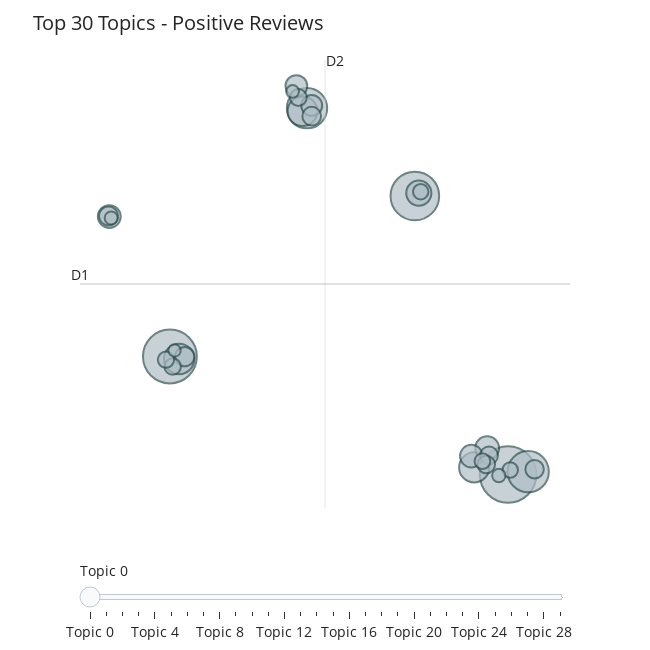
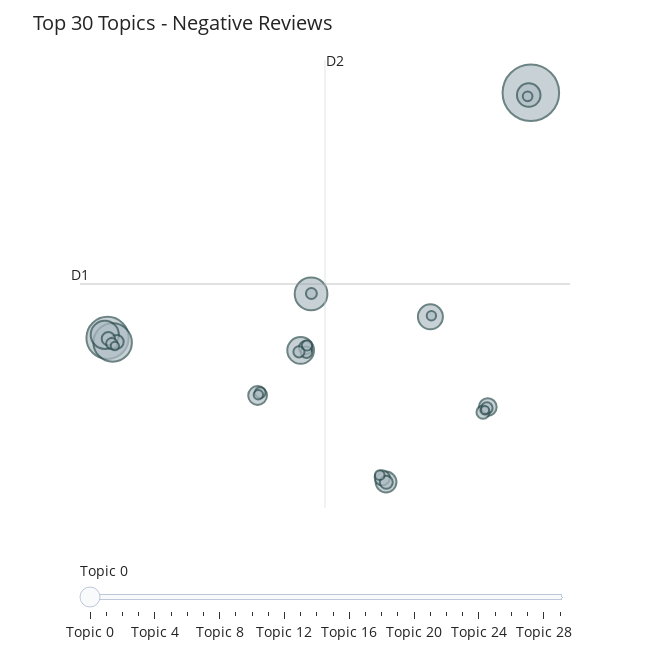

The notebook cell saved with these charts, in order:
### Markdown cell above
## Visualisation of Top 30 Topics

### Code cell
from bertopic import BERTopic
import matplotlib.pyplot as plt

# Function to visualize top N topics
def visualize_limited_topics(topic_model, num_topics=30, title="Intertopic Distance Map"):
    # Generate intertopic distance map limited to `top_n_topics`
    fig = topic_model.visualize_topics(top_n_topics=num_topics)
    fig.update_layout(
        title=title,
        font=dict(size=14),
        showlegend=False,
        xaxis_title="Dimension 1 (D1)",
        yaxis_title="Dimension 2 (D2)"
    )
    # Save the visualization to a file
    fig.write_image(f"{title.replace(' ', '_').lower()}.png")  # Save as PNG for clarity in reports
    fig.show()

# Generate and visualize for Positive Reviews
print("Generating Intertopic Distance Map for Positive Reviews...")
visualize_limited_topics(positive_topic_model, num_topics=30, title="Top 30 Topics - Positive Reviews")

# Generate and visualize for Negative Reviews
print("Generating Intertopic Distance Map for Negative Reviews...")
visualize_limited_topics(negative_topic_model, num_topics=30, title="Top 30 Topics - Negative Reviews")

### Figure 1 — Plotly figure (JSON) as saved in the notebook; plotly's stock layout.template omitted (floating-point values rounded to 4 significant figures)
{"data": [{"customdata": [[0, "food | singapore | airline | good | service", 374], [1, "food | good | crew | service | staff", 339], [2, "airline | singapore | service | always | fly", 276], [3, "sydney | singapore | brisbane | melbourne | flight", 199], [4, "service | staff | check | great | crew", 190], [5, "movie | film | good | great | food", 108], [6, "class | business | singapore | lounge | airline", 106], [7, "sq | always | flying | experience | service", 103], [8, "airline | singapore | year | best | flight", 74], [9, "kid | child | baby | old | infant", 66], [10, "economy | premium | seat | extra | room", 61], [11, "passenger | seat | class | business | cabin", 60], [12, "earphone | seat | good | plane | flight", 55], [13, "sia | always | flight | service | need", 51], [14, "best | world | airline | food | service", 44], [15, "leg | room | seat | comfortable | singapore", 42], [16, "seat | comfortable | staff | legroom | room", 41], [17, "manchester | houston | uk | singapore | flight", 40], [18, "wheelchair | special | cake | birthday | husband", 37], [19, "flight | meal | singapore | plane | always", 36], [20, "mom | crew | wheelchair | served | board", 33], [21, "seat | good | comfortable | food | great", 32], [22, "toilet | clean | cleaned | friendly | throughout", 31], [23, "toothbrush | toothpaste | sock | towel | toilet", 29], [24, "cancellation | refund | coronavirus | cancel | singapore", 28], [25, "bangkok | lounge | nice | bkk | leg", 28], [26, "meal | always | dinner | time | hour", 21], [27, "premium | economy | extra | seat | foot", 20], [28, "cabin | audio | crew | seat | volume", 19], [29, "vegetarian | vegan | option | alcholic | vegetarianvegan", 18]], "hovertemplate": "<b>Topic %{customdata[0]}</b><br>%{customdata[1]}<br>Size: %{customdata[2]}", "legendgroup": "", "marker": {"color": "#B0BEC5", "line": {"color": "DarkSlateGrey", "width": 2}, "size": [374, 339, 276, 199, 190, 108, 106, 103, 74, 66, 61, 60, 55, 51, 44, 42, 41, 40, 37, 36, 33, 32, 31, 29, 28, 28, 21, 20, 19, 18], "sizemode": "area", "sizeref": 0.2338, "symbol": "circle"}, "mode": "markers", "name": "", "orientation": "v", "showlegend": false, "type": "scatter", "x": [8.51, -5.222, 4.724, 9.327, 0.3452, -4.846, 7.134, 0.1605, 4.885, 7.66, -7.683, 7.019, -0.08709, 0.5367, -4.62, -7.715, 0.5363, 9.586, 7.737, 7.623, -0.00652, -5.11, -5.382, 7.469, 4.962, 8.597, 8.135, -7.606, -0.2392, -5.035], "xaxis": "x", "y": [-11.99, -5.423, 3.519, -11.84, 8.409, -5.564, -11.6, 8.237, 3.68, -10.52, 2.371, -10.97, 9.645, 8.558, -5.427, 2.403, 7.96, -11.7, -10.93, -11.44, 9.002, -5.981, -5.6, -11.25, 3.757, -11.74, -12.05, 2.294, 9.34, -5.089], "yaxis": "y"}], "layout": {"annotations": [{"showarrow": false, "text": "D1", "x": -8.873, "y": -1.384, "yshift": 10}, {"showarrow": false, "text": "D2", "x": 1.076, "xshift": 10, "y": 11.09}], "font": {"size": 14}, "height": 650, "hoverlabel": {"bgcolor": "white", "font": {"family": "Rockwell", "size": 16}}, "legend": {"itemsizing": "constant", "tracegroupgap": 0}, "margin": {"t": 60}, "shapes": [{"line": {"color": "#CFD8DC", "width": 2}, "type": "line", "x0": 1.076, "x1": 1.076, "y0": -13.86, "y1": 11.09}, {"line": {"color": "#9E9E9E", "width": 2}, "type": "line", "x0": -8.873, "x1": 11.02, "y0": -1.384, "y1": -1.384}], "showlegend": false, "sliders": [{"active": 0, "pad": {"t": 50}, "steps": [{"args": [{"marker.color": [["red", "#B0BEC5", "#B0BEC5", "#B0BEC5", "#B0BEC5", "#B0BEC5", "#B0BEC5", "#B0BEC5", "#B0BEC5", "#B0BEC5", "#B0BEC5", "#B0BEC5", "#B0BEC5", "#B0BEC5", "#B0BEC5", "#B0BEC5", "#B0BEC5", "#B0BEC5", "#B0BEC5", "#B0BEC5", "#B0BEC5", "#B0BEC5", "#B0BEC5", "#B0BEC5", "#B0BEC5", "#B0BEC5", "#B0BEC5", "#B0BEC5", "#B0BEC5", "#B0BEC5"]]}], "label": "Topic 0", "method": "update"}, {"args": [{"marker.color": [["#B0BEC5", "red", "#B0BEC5", "#B0BEC5", "#B0BEC5", "#B0BEC5", "#B0BEC5", "#B0BEC5", "#B0BEC5", "#B0BEC5", "#B0BEC5", "#B0BEC5", "#B0BEC5", "#B0BEC5", "#B0BEC5", "#B0BEC5", "#B0BEC5", "#B0BEC5", "#B0BEC5", "#B0BEC5", "#B0BEC5", "#B0BEC5", "#B0BEC5", "#B0BEC5", "#B0BEC5", "#B0BEC5", "#B0BEC5", "#B0BEC5", "#B0BEC5", "#B0BEC5"]]}], "label": "Topic 1", "method": "update"}, {"args": [{"marker.color": [["#B0BEC5", "#B0BEC5", "red", "#B0BEC5", "#B0BEC5", "#B0BEC5", "#B0BEC5", "#B0BEC5", "#B0BEC5", "#B0BEC5", "#B0BEC5", "#B0BEC5", "#B0BEC5", "#B0BEC5", "#B0BEC5", "#B0BEC5", "#B0BEC5", "#B0BEC5", "#B0BEC5", "#B0BEC5", "#B0BEC5", "#B0BEC5", "#B0BEC5", "#B0BEC5", "#B0BEC5", "#B0BEC5", "#B0BEC5", "#B0BEC5", "#B0BEC5", "#B0BEC5"]]}], "label": "Topic 2", "method": "update"}, {"args": [{"marker.color": [["#B0BEC5", "#B0BEC5", "#B0BEC5", "red", "#B0BEC5", "#B0BEC5", "#B0BEC5", "#B0BEC5", "#B0BEC5", "#B0BEC5", "#B0BEC5", "#B0BEC5", "#B0BEC5", "#B0BEC5", "#B0BEC5", "#B0BEC5", "#B0BEC5", "#B0BEC5", "#B0BEC5", "#B0BEC5", "#B0BEC5", "#B0BEC5", "#B0BEC5", "#B0BEC5", "#B0BEC5", "#B0BEC5", "#B0BEC5", "#B0BEC5", "#B0BEC5", "#B0BEC5"]]}], "label": "Topic 3", "method": "update"}, {"args": [{"marker.color": [["#B0BEC5", "#B0BEC5", "#B0BEC5", "#B0BEC5", "red", "#B0BEC5", "#B0BEC5", "#B0BEC5", "#B0BEC5", "#B0BEC5", "#B0BEC5", "#B0BEC5", "#B0BEC5", "#B0BEC5", "#B0BEC5", "#B0BEC5", "#B0BEC5", "#B0BEC5", "#B0BEC5", "#B0BEC5", "#B0BEC5", "#B0BEC5", "#B0BEC5", "#B0BEC5", "#B0BEC5", "#B0BEC5", "#B0BEC5", "#B0BEC5", "#B0BEC5", "#B0BEC5"]]}], "label": "Topic 4", "method": "update"}, {"args": [{"marker.color": [["#B0BEC5", "#B0BEC5", "#B0BEC5", "#B0BEC5", "#B0BEC5", "red", "#B0BEC5", "#B0BEC5", "#B0BEC5", "#B0BEC5", "#B0BEC5", "#B0BEC5", "#B0BEC5", "#B0BEC5", "#B0BEC5", "#B0BEC5", "#B0BEC5", "#B0BEC5", "#B0BEC5", "#B0BEC5", "#B0BEC5", "#B0BEC5", "#B0BEC5", "#B0BEC5", "#B0BEC5", "#B0BEC5", "#B0BEC5", "#B0BEC5", "#B0BEC5", "#B0BEC5"]]}], "label": "Topic 5", "method": "update"}, {"args": [{"marker.color": [["#B0BEC5", "#B0BEC5", "#B0BEC5", "#B0BEC5", "#B0BEC5", "#B0BEC5", "red", "#B0BEC5", "#B0BEC5", "#B0BEC5", "#B0BEC5", "#B0BEC5", "#B0BEC5", "#B0BEC5", "#B0BEC5", "#B0BEC5", "#B0BEC5", "#B0BEC5", "#B0BEC5", "#B0BEC5", "#B0BEC5", "#B0BEC5", "#B0BEC5", "#B0BEC5", "#B0BEC5", "#B0BEC5", "#B0BEC5", "#B0BEC5", "#B0BEC5", "#B0BEC5"]]}], "label": "Topic 6", "method": "update"}, {"args": [{"marker.color": [["#B0BEC5", "#B0BEC5", "#B0BEC5", "#B0BEC5", "#B0BEC5", "#B0BEC5", "#B0BEC5", "red", "#B0BEC5", "#B0BEC5", "#B0BEC5", "#B0BEC5", "#B0BEC5", "#B0BEC5", "#B0BEC5", "#B0BEC5", "#B0BEC5", "#B0BEC5", "#B0BEC5", "#B0BEC5", "#B0BEC5", "#B0BEC5", "#B0BEC5", "#B0BEC5", "#B0BEC5", "#B0BEC5", "#B0BEC5", "#B0BEC5", "#B0BEC5", "#B0BEC5"]]}], "label": "Topic 7", "method": "update"}, {"args": [{"marker.color": [["#B0BEC5", "#B0BEC5", "#B0BEC5", "#B0BEC5", "#B0BEC5", "#B0BEC5", "#B0BEC5", "#B0BEC5", "red", "#B0BEC5", "#B0BEC5", "#B0BEC5", "#B0BEC5", "#B0BEC5", "#B0BEC5", "#B0BEC5", "#B0BEC5", "#B0BEC5", "#B0BEC5", "#B0BEC5", "#B0BEC5", "#B0BEC5", "#B0BEC5", "#B0BEC5", "#B0BEC5", "#B0BEC5", "#B0BEC5", "#B0BEC5", "#B0BEC5", "#B0BEC5"]]}], "label": "Topic 8", "method": "update"}, {"args": [{"marker.color": [["#B0BEC5", "#B0BEC5", "#B0BEC5", "#B0BEC5", "#B0BEC5", "#B0BEC5", "#B0BEC5", "#B0BEC5", "#B0BEC5", "red", "#B0BEC5", "#B0BEC5", "#B0BEC5", "#B0BEC5", "#B0BEC5", "#B0BEC5", "#B0BEC5", "#B0BEC5", "#B0BEC5", "#B0BEC5", "#B0BEC5", "#B0BEC5", "#B0BEC5", "#B0BEC5", "#B0BEC5", "#B0BEC5", "#B0BEC5", "#B0BEC5", "#B0BEC5", "#B0BEC5"]]}], "label": "Topic 9", "method": "update"}, {"args": [{"marker.color": [["#B0BEC5", "#B0BEC5", "#B0BEC5", "#B0BEC5", "#B0BEC5", "#B0BEC5", "#B0BEC5", "#B0BEC5", "#B0BEC5", "#B0BEC5", "red", "#B0BEC5", "#B0BEC5", "#B0BEC5", "#B0BEC5", "#B0BEC5", "#B0BEC5", "#B0BEC5", "#B0BEC5", "#B0BEC5", "#B0BEC5", "#B0BEC5", "#B0BEC5", "#B0BEC5", "#B0BEC5", "#B0BEC5", "#B0BEC5", "#B0BEC5", "#B0BEC5", "#B0BEC5"]]}], "label": "Topic 10", "method": "update"}, {"args": [{"marker.color": [["#B0BEC5", "#B0BEC5", "#B0BEC5", "#B0BEC5", "#B0BEC5", "#B0BEC5", "#B0BEC5", "#B0BEC5", "#B0BEC5", "#B0BEC5", "#B0BEC5", "red", "#B0BEC5", "#B0BEC5", "#B0BEC5", "#B0BEC5", "#B0BEC5", "#B0BEC5", "#B0BEC5", "#B0BEC5", "#B0BEC5", "#B0BEC5", "#B0BEC5", "#B0BEC5", "#B0BEC5", "#B0BEC5", "#B0BEC5", "#B0BEC5", "#B0BEC5", "#B0BEC5"]]}], "label": "Topic 11", "method": "update"}, {"args": [{"marker.color": [["#B0BEC5", "#B0BEC5", "#B0BEC5", "#B0BEC5", "#B0BEC5", "#B0BEC5", "#B0BEC5", "#B0BEC5", "#B0BEC5", "#B0BEC5", "#B0BEC5", "#B0BEC5", "red", "#B0BEC5", "#B0BEC5", "#B0BEC5", "#B0BEC5", "#B0BEC5", "#B0BEC5", "#B0BEC5", "#B0BEC5", "#B0BEC5", "#B0BEC5", "#B0BEC5", "#B0BEC5", "#B0BEC5", "#B0BEC5", "#B0BEC5", "#B0BEC5", "#B0BEC5"]]}], "label": "Topic 12", "method": "update"}, {"args": [{"marker.color": [["#B0BEC5", "#B0BEC5", "#B0BEC5", "#B0BEC5", "#B0BEC5", "#B0BEC5", "#B0BEC5", "#B0BEC5", "#B0BEC5", "#B0BEC5", "#B0BEC5", "#B0BEC5", "#B0BEC5", "red", "#B0BEC5", "#B0BEC5", "#B0BEC5", "#B0BEC5", "#B0BEC5", "#B0BEC5", "#B0BEC5", "#B0BEC5", "#B0BEC5", "#B0BEC5", "#B0BEC5", "#B0BEC5", "#B0BEC5", "#B0BEC5", "#B0BEC5", "#B0BEC5"]]}], "label": "Topic 13", "method": "update"}, {"args": [{"marker.color": [["#B0BEC5", "#B0BEC5", "#B0BEC5", "#B0BEC5", "#B0BEC5", "#B0BEC5", "#B0BEC5", "#B0BEC5", "#B0BEC5", "#B0BEC5", "#B0BEC5", "#B0BEC5", "#B0BEC5", "#B0BEC5", "red", "#B0BEC5", "#B0BEC5", "#B0BEC5", "#B0BEC5", "#B0BEC5", "#B0BEC5", "#B0BEC5", "#B0BEC5", "#B0BEC5", "#B0BEC5", "#B0BEC5", "#B0BEC5", "#B0BEC5", "#B0BEC5", "#B0BEC5"]]}], "label": "Topic 14", "method": "update"}, {"args": [{"marker.color": [["#B0BEC5", "#B0BEC5", "#B0BEC5", "#B0BEC5", "#B0BEC5", "#B0BEC5", "#B0BEC5", "#B0BEC5", "#B0BEC5", "#B0BEC5", "#B0BEC5", "#B0BEC5", "#B0BEC5", "#B0BEC5", "#B0BEC5", "red", "#B0BEC5", "#B0BEC5", "#B0BEC5", "#B0BEC5", "#B0BEC5", "#B0BEC5", "#B0BEC5", "#B0BEC5", "#B0BEC5", "#B0BEC5", "#B0BEC5", "#B0BEC5", "#B0BEC5", "#B0BEC5"]]}], "label": "Topic 15", "method": "update"}, {"args": [{"marker.color": [["#B0BEC5", "#B0BEC5", "#B0BEC5", "#B0BEC5", "#B0BEC5", "#B0BEC5", "#B0BEC5", "#B0BEC5", "#B0BEC5", "#B0BEC5", "#B0BEC5", "#B0BEC5", "#B0BEC5", "#B0BEC5", "#B0BEC5", "#B0BEC5", "red", "#B0BEC5", "#B0BEC5", "#B0BEC5", "#B0BEC5", "#B0BEC5", "#B0BEC5", "#B0BEC5", "#B0BEC5", "#B0BEC5", "#B0BEC5", "#B0BEC5", "#B0BEC5", "#B0BEC5"]]}], "label": "Topic 16", "method": "update"}, {"args": [{"marker.color": [["#B0BEC5", "#B0BEC5", "#B0BEC5", "#B0BEC5", "#B0BEC5", "#B0BEC5", "#B0BEC5", "#B0BEC5", "#B0BEC5", "#B0BEC5", "#B0BEC5", "#B0BEC5", "#B0BEC5", "#B0BEC5", "#B0BEC5", "#B0BEC5", "#B0BEC5", "red", "#B0BEC5", "#B0BEC5", "#B0BEC5", "#B0BEC5", "#B0BEC5", "#B0BEC5", "#B0BEC5", "#B0BEC5", "#B0BEC5", "#B0BEC5", "#B0BEC5", "#B0BEC5"]]}], "label": "Topic 17", "method": "update"}, {"args": [{"marker.color": [["#B0BEC5", "#B0BEC5", "#B0BEC5", "#B0BEC5", "#B0BEC5", "#B0BEC5", "#B0BEC5", "#B0BEC5", "#B0BEC5", "#B0BEC5", "#B0BEC5", "#B0BEC5", "#B0BEC5", "#B0BEC5", "#B0BEC5", "#B0BEC5", "#B0BEC5", "#B0BEC5", "red", "#B0BEC5", "#B0BEC5", "#B0BEC5", "#B0BEC5", "#B0BEC5", "#B0BEC5", "#B0BEC5", "#B0BEC5", "#B0BEC5", "#B0BEC5", "#B0BEC5"]]}], "label": "Topic 18", "method": "update"}, {"args": [{"marker.color": [["#B0BEC5", "#B0BEC5", "#B0BEC5", "#B0BEC5", "#B0BEC5", "#B0BEC5", "#B0BEC5", "#B0BEC5", "#B0BEC5", "#B0BEC5", "#B0BEC5", "#B0BEC5", "#B0BEC5", "#B0BEC5", "#B0BEC5", "#B0BEC5", "#B0BEC5", "#B0BEC5", "#B0BEC5", "red", "#B0BEC5", "#B0BEC5", "#B0BEC5", "#B0BEC5", "#B0BEC5", "#B0BEC5", "#B0BEC5", "#B0BEC5", "#B0BEC5", "#B0BEC5"]]}], "label": "Topic 19", "method": "update"}, {"args": [{"marker.color": [["#B0BEC5", "#B0BEC5", "#B0BEC5", "#B0BEC5", "#B0BEC5", "#B0BEC5", "#B0BEC5", "#B0BEC5", "#B0BEC5", "#B0BEC5", "#B0BEC5", "#B0BEC5", "#B0BEC5", "#B0BEC5", "#B0BEC5", "#B0BEC5", "#B0BEC5", "#B0BEC5", "#B0BEC5", "#B0BEC5", "red", "#B0BEC5", "#B0BEC5", "#B0BEC5", "#B0BEC5", "#B0BEC5", "#B0BEC5", "#B0BEC5", "#B0BEC5", "#B0BEC5"]]}], "label": "Topic 20", "method": "update"}, {"args": [{"marker.color": [["#B0BEC5", "#B0BEC5", "#B0BEC5", "#B0BEC5", "#B0BEC5", "#B0BEC5", "#B0BEC5", "#B0BEC5", "#B0BEC5", "#B0BEC5", "#B0BEC5", "#B0BEC5", "#B0BEC5", "#B0BEC5", "#B0BEC5", "#B0BEC5", "#B0BEC5", "#B0BEC5", "#B0BEC5", "#B0BEC5", "#B0BEC5", "red", "#B0BEC5", "#B0BEC5", "#B0BEC5", "#B0BEC5", "#B0BEC5", "#B0BEC5", "#B0BEC5", "#B0BEC5"]]}], "label": "Topic 21", "method": "update"}, {"args": [{"marker.color": [["#B0BEC5", "#B0BEC5", "#B0BEC5", "#B0BEC5", "#B0BEC5", "#B0BEC5", "#B0BEC5", "#B0BEC5", "#B0BEC5", "#B0BEC5", "#B0BEC5", "#B0BEC5", "#B0BEC5", "#B0BEC5", "#B0BEC5", "#B0BEC5", "#B0BEC5", "#B0BEC5", "#B0BEC5", "#B0BEC5", "#B0BEC5", "#B0BEC5", "red", "#B0BEC5", "#B0BEC5", "#B0BEC5", "#B0BEC5", "#B0BEC5", "#B0BEC5", "#B0BEC5"]]}], "label": "Topic 22", "method": "update"}, {"args": [{"marker.color": [["#B0BEC5", "#B0BEC5", "#B0BEC5", "#B0BEC5", "#B0BEC5", "#B0BEC5", "#B0BEC5", "#B0BEC5", "#B0BEC5", "#B0BEC5", "#B0BEC5", "#B0BEC5", "#B0BEC5", "#B0BEC5", "#B0BEC5", "#B0BEC5", "#B0BEC5", "#B0BEC5", "#B0BEC5", "#B0BEC5", "#B0BEC5", "#B0BEC5", "#B0BEC5", "red", "#B0BEC5", "#B0BEC5", "#B0BEC5", "#B0BEC5", "#B0BEC5", "#B0BEC5"]]}], "label": "Topic 23", "method": "update"}, {"args": [{"marker.color": [["#B0BEC5", "#B0BEC5", "#B0BEC5", "#B0BEC5", "#B0BEC5", "#B0BEC5", "#B0BEC5", "#B0BEC5", "#B0BEC5", "#B0BEC5", "#B0BEC5", "#B0BEC5", "#B0BEC5", "#B0BEC5", "#B0BEC5", "#B0BEC5", "#B0BEC5", "#B0BEC5", "#B0BEC5", "#B0BEC5", "#B0BEC5", "#B0BEC5", "#B0BEC5", "#B0BEC5", "red", "#B0BEC5", "#B0BEC5", "#B0BEC5", "#B0BEC5", "#B0BEC5"]]}], "label": "Topic 24", "method": "update"}, {"args": [{"marker.color": [["#B0BEC5", "#B0BEC5", "#B0BEC5", "#B0BEC5", "#B0BEC5", "#B0BEC5", "#B0BEC5", "#B0BEC5", "#B0BEC5", "#B0BEC5", "#B0BEC5", "#B0BEC5", "#B0BEC5", "#B0BEC5", "#B0BEC5", "#B0BEC5", "#B0BEC5", "#B0BEC5", "#B0BEC5", "#B0BEC5", "#B0BEC5", "#B0BEC5", "#B0BEC5", "#B0BEC5", "#B0BEC5", "red", "#B0BEC5", "#B0BEC5", "#B0BEC5", "#B0BEC5"]]}], "label": "Topic 25", "method": "update"}, {"args": [{"marker.color": [["#B0BEC5", "#B0BEC5", "#B0BEC5", "#B0BEC5", "#B0BEC5", "#B0BEC5", "#B0BEC5", "#B0BEC5", "#B0BEC5", "#B0BEC5", "#B0BEC5", "#B0BEC5", "#B0BEC5", "#B0BEC5", "#B0BEC5", "#B0BEC5", "#B0BEC5", "#B0BEC5", "#B0BEC5", "#B0BEC5", "#B0BEC5", "#B0BEC5", "#B0BEC5", "#B0BEC5", "#B0BEC5", "#B0BEC5", "red", "#B0BEC5", "#B0BEC5", "#B0BEC5"]]}], "label": "Topic 26", "method": "update"}, {"args": [{"marker.color": [["#B0BEC5", "#B0BEC5", "#B0BEC5", "#B0BEC5", "#B0BEC5", "#B0BEC5", "#B0BEC5", "#B0BEC5", "#B0BEC5", "#B0BEC5", "#B0BEC5", "#B0BEC5", "#B0BEC5", "#B0BEC5", "#B0BEC5", "#B0BEC5", "#B0BEC5", "#B0BEC5", "#B0BEC5", "#B0BEC5", "#B0BEC5", "#B0BEC5", "#B0BEC5", "#B0BEC5", "#B0BEC5", "#B0BEC5", "#B0BEC5", "red", "#B0BEC5", "#B0BEC5"]]}], "label": "Topic 27", "method": "update"}, {"args": [{"marker.color": [["#B0BEC5", "#B0BEC5", "#B0BEC5", "#B0BEC5", "#B0BEC5", "#B0BEC5", "#B0BEC5", "#B0BEC5", "#B0BEC5", "#B0BEC5", "#B0BEC5", "#B0BEC5", "#B0BEC5", "#B0BEC5", "#B0BEC5", "#B0BEC5", "#B0BEC5", "#B0BEC5", "#B0BEC5", "#B0BEC5", "#B0BEC5", "#B0BEC5", "#B0BEC5", "#B0BEC5", "#B0BEC5", "#B0BEC5", "#B0BEC5", "#B0BEC5", "red", "#B0BEC5"]]}], "label": "Topic 28", "method": "update"}, {"args": [{"marker.color": [["#B0BEC5", "#B0BEC5", "#B0BEC5", "#B0BEC5", "#B0BEC5", "#B0BEC5", "#B0BEC5", "#B0BEC5", "#B0BEC5", "#B0BEC5", "#B0BEC5", "#B0BEC5", "#B0BEC5", "#B0BEC5", "#B0BEC5", "#B0BEC5", "#B0BEC5", "#B0BEC5", "#B0BEC5", "#B0BEC5", "#B0BEC5", "#B0BEC5", "#B0BEC5", "#B0BEC5", "#B0BEC5", "#B0BEC5", "#B0BEC5", "#B0BEC5", "#B0BEC5", "red"]]}], "label": "Topic 29", "method": "update"}]}], "title": {"text": "Top 30 Topics - Positive Reviews"}, "width": 650, "xaxis": {"anchor": "y", "domain": [0, 1], "range": [-8.873, 11.02], "title": {"text": "Dimension 1 (D1)"}, "visible": false}, "yaxis": {"anchor": "x", "domain": [0, 1], "range": [-13.86, 11.09], "title": {"text": "Dimension 2 (D2)"}, "visible": false}}}

### Figure 2 — Plotly figure (JSON) as saved in the notebook; plotly's stock layout.template omitted (floating-point values rounded to 4 significant figures)
{"data": [{"customdata": [[0, "ticket | refund | customer | flight | airline", 508], [1, "seat | bed | flat | leg | class", 283], [2, "food | flight | good | service | crew", 235], [3, "seat | flight | meal | class | singapore", 170], [4, "economy | premium | seat | extra | leg", 126], [5, "seat | baby | bassinet | flight | airline", 113], [6, "luggage | bag | baggage | lost | day", 99], [7, "delayed | flight | delay | hour | airport", 88], [8, "singapore | airport | flight | hour | long", 69], [9, "food | singapore | airline | good | service", 56], [10, "lounge | business | class | food | crowded", 50], [11, "singapore | airline | best | time | long", 36], [12, "toilet | clean | plane | cleaned | dirty", 30], [13, "sia | service | food | drink | airline", 28], [14, "singapore | airline | service | flight | got", 28], [15, "good | economy | seat | food | room", 28], [16, "sq | fly | suite | year | service", 27], [17, "airline | singapore | food | old | economy", 21], [18, "singapore | airline | seat | terrible | economy", 21], [19, "wheelchair | elderly | staff | assistance | airport", 20], [20, "cold | blanket | freezing | temperature | warm", 20], [21, "sia | singapore | passenger | seat | socket", 19], [22, "gluten | free | diet | meal | eat", 18], [23, "scoot | singapore | airline | booked | operated", 17], [24, "hour | flight | delayed | plane | late", 15], [25, "singapore | service | flight | flew | airline", 15], [26, "kg | kilo | weight | luggage | baggage", 14], [27, "cup | plastic | water | wine | bottle", 14], [28, "lactose | water | meal | drink | tea", 11], [29, "airline | food | one | best | singapore", 11]], "hovertemplate": "<b>Topic %{customdata[0]}</b><br>%{customdata[1]}<br>Size: %{customdata[2]}", "legendgroup": "", "marker": {"color": "#B0BEC5", "line": {"color": "DarkSlateGrey", "width": 2}, "size": [508, 283, 235, 170, 126, 113, 99, 88, 69, 56, 50, 36, 30, 28, 28, 28, 27, 21, 21, 20, 20, 19, 18, 17, 15, 15, 14, 14, 11, 11], "sizemode": "area", "sizeref": 0.3175, "symbol": "circle"}, "mode": "markers", "name": "", "orientation": "v", "showlegend": false, "type": "scatter", "x": [25.6, -15.94, -15.43, 4.033, -16.21, 3.009, 15.74, 25.39, 11.39, -1.212, 21.37, 11.01, -15.02, 20.91, 3.496, -15.86, 11.41, 21.28, 3.578, 2.845, -15.52, 4.066, -0.9496, 3.635, 25.28, 10.77, 15.84, -1.14, -15.22, 21.09], "xaxis": "x", "y": [19.52, -2.423, -2.833, 1.515, -2.147, -3.543, -0.5363, 19.31, -15.32, -7.581, -8.611, -14.95, -2.778, -9.069, -3.297, -2.492, -15.35, -8.698, -3.704, -3.674, -2.932, 1.55, -7.318, -3.1, 19.2, -14.71, -0.4409, -7.509, -3.148, -8.894], "yaxis": "y"}], "layout": {"annotations": [{"showarrow": false, "text": "D1", "x": -18.64, "y": 2.399, "yshift": 10}, {"showarrow": false, "text": "D2", "x": 5.401, "xshift": 10, "y": 22.45}], "font": {"size": 14}, "height": 650, "hoverlabel": {"bgcolor": "white", "font": {"family": "Rockwell", "size": 16}}, "legend": {"itemsizing": "constant", "tracegroupgap": 0}, "margin": {"t": 60}, "shapes": [{"line": {"color": "#CFD8DC", "width": 2}, "type": "line", "x0": 5.401, "x1": 5.401, "y0": -17.65, "y1": 22.45}, {"line": {"color": "#9E9E9E", "width": 2}, "type": "line", "x0": -18.64, "x1": 29.44, "y0": 2.399, "y1": 2.399}], "showlegend": false, "sliders": [{"active": 0, "pad": {"t": 50}, "steps": [{"args": [{"marker.color": [["red", "#B0BEC5", "#B0BEC5", "#B0BEC5", "#B0BEC5", "#B0BEC5", "#B0BEC5", "#B0BEC5", "#B0BEC5", "#B0BEC5", "#B0BEC5", "#B0BEC5", "#B0BEC5", "#B0BEC5", "#B0BEC5", "#B0BEC5", "#B0BEC5", "#B0BEC5", "#B0BEC5", "#B0BEC5", "#B0BEC5", "#B0BEC5", "#B0BEC5", "#B0BEC5", "#B0BEC5", "#B0BEC5", "#B0BEC5", "#B0BEC5", "#B0BEC5", "#B0BEC5"]]}], "label": "Topic 0", "method": "update"}, {"args": [{"marker.color": [["#B0BEC5", "red", "#B0BEC5", "#B0BEC5", "#B0BEC5", "#B0BEC5", "#B0BEC5", "#B0BEC5", "#B0BEC5", "#B0BEC5", "#B0BEC5", "#B0BEC5", "#B0BEC5", "#B0BEC5", "#B0BEC5", "#B0BEC5", "#B0BEC5", "#B0BEC5", "#B0BEC5", "#B0BEC5", "#B0BEC5", "#B0BEC5", "#B0BEC5", "#B0BEC5", "#B0BEC5", "#B0BEC5", "#B0BEC5", "#B0BEC5", "#B0BEC5", "#B0BEC5"]]}], "label": "Topic 1", "method": "update"}, {"args": [{"marker.color": [["#B0BEC5", "#B0BEC5", "red", "#B0BEC5", "#B0BEC5", "#B0BEC5", "#B0BEC5", "#B0BEC5", "#B0BEC5", "#B0BEC5", "#B0BEC5", "#B0BEC5", "#B0BEC5", "#B0BEC5", "#B0BEC5", "#B0BEC5", "#B0BEC5", "#B0BEC5", "#B0BEC5", "#B0BEC5", "#B0BEC5", "#B0BEC5", "#B0BEC5", "#B0BEC5", "#B0BEC5", "#B0BEC5", "#B0BEC5", "#B0BEC5", "#B0BEC5", "#B0BEC5"]]}], "label": "Topic 2", "method": "update"}, {"args": [{"marker.color": [["#B0BEC5", "#B0BEC5", "#B0BEC5", "red", "#B0BEC5", "#B0BEC5", "#B0BEC5", "#B0BEC5", "#B0BEC5", "#B0BEC5", "#B0BEC5", "#B0BEC5", "#B0BEC5", "#B0BEC5", "#B0BEC5", "#B0BEC5", "#B0BEC5", "#B0BEC5", "#B0BEC5", "#B0BEC5", "#B0BEC5", "#B0BEC5", "#B0BEC5", "#B0BEC5", "#B0BEC5", "#B0BEC5", "#B0BEC5", "#B0BEC5", "#B0BEC5", "#B0BEC5"]]}], "label": "Topic 3", "method": "update"}, {"args": [{"marker.color": [["#B0BEC5", "#B0BEC5", "#B0BEC5", "#B0BEC5", "red", "#B0BEC5", "#B0BEC5", "#B0BEC5", "#B0BEC5", "#B0BEC5", "#B0BEC5", "#B0BEC5", "#B0BEC5", "#B0BEC5", "#B0BEC5", "#B0BEC5", "#B0BEC5", "#B0BEC5", "#B0BEC5", "#B0BEC5", "#B0BEC5", "#B0BEC5", "#B0BEC5", "#B0BEC5", "#B0BEC5", "#B0BEC5", "#B0BEC5", "#B0BEC5", "#B0BEC5", "#B0BEC5"]]}], "label": "Topic 4", "method": "update"}, {"args": [{"marker.color": [["#B0BEC5", "#B0BEC5", "#B0BEC5", "#B0BEC5", "#B0BEC5", "red", "#B0BEC5", "#B0BEC5", "#B0BEC5", "#B0BEC5", "#B0BEC5", "#B0BEC5", "#B0BEC5", "#B0BEC5", "#B0BEC5", "#B0BEC5", "#B0BEC5", "#B0BEC5", "#B0BEC5", "#B0BEC5", "#B0BEC5", "#B0BEC5", "#B0BEC5", "#B0BEC5", "#B0BEC5", "#B0BEC5", "#B0BEC5", "#B0BEC5", "#B0BEC5", "#B0BEC5"]]}], "label": "Topic 5", "method": "update"}, {"args": [{"marker.color": [["#B0BEC5", "#B0BEC5", "#B0BEC5", "#B0BEC5", "#B0BEC5", "#B0BEC5", "red", "#B0BEC5", "#B0BEC5", "#B0BEC5", "#B0BEC5", "#B0BEC5", "#B0BEC5", "#B0BEC5", "#B0BEC5", "#B0BEC5", "#B0BEC5", "#B0BEC5", "#B0BEC5", "#B0BEC5", "#B0BEC5", "#B0BEC5", "#B0BEC5", "#B0BEC5", "#B0BEC5", "#B0BEC5", "#B0BEC5", "#B0BEC5", "#B0BEC5", "#B0BEC5"]]}], "label": "Topic 6", "method": "update"}, {"args": [{"marker.color": [["#B0BEC5", "#B0BEC5", "#B0BEC5", "#B0BEC5", "#B0BEC5", "#B0BEC5", "#B0BEC5", "red", "#B0BEC5", "#B0BEC5", "#B0BEC5", "#B0BEC5", "#B0BEC5", "#B0BEC5", "#B0BEC5", "#B0BEC5", "#B0BEC5", "#B0BEC5", "#B0BEC5", "#B0BEC5", "#B0BEC5", "#B0BEC5", "#B0BEC5", "#B0BEC5", "#B0BEC5", "#B0BEC5", "#B0BEC5", "#B0BEC5", "#B0BEC5", "#B0BEC5"]]}], "label": "Topic 7", "method": "update"}, {"args": [{"marker.color": [["#B0BEC5", "#B0BEC5", "#B0BEC5", "#B0BEC5", "#B0BEC5", "#B0BEC5", "#B0BEC5", "#B0BEC5", "red", "#B0BEC5", "#B0BEC5", "#B0BEC5", "#B0BEC5", "#B0BEC5", "#B0BEC5", "#B0BEC5", "#B0BEC5", "#B0BEC5", "#B0BEC5", "#B0BEC5", "#B0BEC5", "#B0BEC5", "#B0BEC5", "#B0BEC5", "#B0BEC5", "#B0BEC5", "#B0BEC5", "#B0BEC5", "#B0BEC5", "#B0BEC5"]]}], "label": "Topic 8", "method": "update"}, {"args": [{"marker.color": [["#B0BEC5", "#B0BEC5", "#B0BEC5", "#B0BEC5", "#B0BEC5", "#B0BEC5", "#B0BEC5", "#B0BEC5", "#B0BEC5", "red", "#B0BEC5", "#B0BEC5", "#B0BEC5", "#B0BEC5", "#B0BEC5", "#B0BEC5", "#B0BEC5", "#B0BEC5", "#B0BEC5", "#B0BEC5", "#B0BEC5", "#B0BEC5", "#B0BEC5", "#B0BEC5", "#B0BEC5", "#B0BEC5", "#B0BEC5", "#B0BEC5", "#B0BEC5", "#B0BEC5"]]}], "label": "Topic 9", "method": "update"}, {"args": [{"marker.color": [["#B0BEC5", "#B0BEC5", "#B0BEC5", "#B0BEC5", "#B0BEC5", "#B0BEC5", "#B0BEC5", "#B0BEC5", "#B0BEC5", "#B0BEC5", "red", "#B0BEC5", "#B0BEC5", "#B0BEC5", "#B0BEC5", "#B0BEC5", "#B0BEC5", "#B0BEC5", "#B0BEC5", "#B0BEC5", "#B0BEC5", "#B0BEC5", "#B0BEC5", "#B0BEC5", "#B0BEC5", "#B0BEC5", "#B0BEC5", "#B0BEC5", "#B0BEC5", "#B0BEC5"]]}], "label": "Topic 10", "method": "update"}, {"args": [{"marker.color": [["#B0BEC5", "#B0BEC5", "#B0BEC5", "#B0BEC5", "#B0BEC5", "#B0BEC5", "#B0BEC5", "#B0BEC5", "#B0BEC5", "#B0BEC5", "#B0BEC5", "red", "#B0BEC5", "#B0BEC5", "#B0BEC5", "#B0BEC5", "#B0BEC5", "#B0BEC5", "#B0BEC5", "#B0BEC5", "#B0BEC5", "#B0BEC5", "#B0BEC5", "#B0BEC5", "#B0BEC5", "#B0BEC5", "#B0BEC5", "#B0BEC5", "#B0BEC5", "#B0BEC5"]]}], "label": "Topic 11", "method": "update"}, {"args": [{"marker.color": [["#B0BEC5", "#B0BEC5", "#B0BEC5", "#B0BEC5", "#B0BEC5", "#B0BEC5", "#B0BEC5", "#B0BEC5", "#B0BEC5", "#B0BEC5", "#B0BEC5", "#B0BEC5", "red", "#B0BEC5", "#B0BEC5", "#B0BEC5", "#B0BEC5", "#B0BEC5", "#B0BEC5", "#B0BEC5", "#B0BEC5", "#B0BEC5", "#B0BEC5", "#B0BEC5", "#B0BEC5", "#B0BEC5", "#B0BEC5", "#B0BEC5", "#B0BEC5", "#B0BEC5"]]}], "label": "Topic 12", "method": "update"}, {"args": [{"marker.color": [["#B0BEC5", "#B0BEC5", "#B0BEC5", "#B0BEC5", "#B0BEC5", "#B0BEC5", "#B0BEC5", "#B0BEC5", "#B0BEC5", "#B0BEC5", "#B0BEC5", "#B0BEC5", "#B0BEC5", "red", "#B0BEC5", "#B0BEC5", "#B0BEC5", "#B0BEC5", "#B0BEC5", "#B0BEC5", "#B0BEC5", "#B0BEC5", "#B0BEC5", "#B0BEC5", "#B0BEC5", "#B0BEC5", "#B0BEC5", "#B0BEC5", "#B0BEC5", "#B0BEC5"]]}], "label": "Topic 13", "method": "update"}, {"args": [{"marker.color": [["#B0BEC5", "#B0BEC5", "#B0BEC5", "#B0BEC5", "#B0BEC5", "#B0BEC5", "#B0BEC5", "#B0BEC5", "#B0BEC5", "#B0BEC5", "#B0BEC5", "#B0BEC5", "#B0BEC5", "#B0BEC5", "red", "#B0BEC5", "#B0BEC5", "#B0BEC5", "#B0BEC5", "#B0BEC5", "#B0BEC5", "#B0BEC5", "#B0BEC5", "#B0BEC5", "#B0BEC5", "#B0BEC5", "#B0BEC5", "#B0BEC5", "#B0BEC5", "#B0BEC5"]]}], "label": "Topic 14", "method": "update"}, {"args": [{"marker.color": [["#B0BEC5", "#B0BEC5", "#B0BEC5", "#B0BEC5", "#B0BEC5", "#B0BEC5", "#B0BEC5", "#B0BEC5", "#B0BEC5", "#B0BEC5", "#B0BEC5", "#B0BEC5", "#B0BEC5", "#B0BEC5", "#B0BEC5", "red", "#B0BEC5", "#B0BEC5", "#B0BEC5", "#B0BEC5", "#B0BEC5", "#B0BEC5", "#B0BEC5", "#B0BEC5", "#B0BEC5", "#B0BEC5", "#B0BEC5", "#B0BEC5", "#B0BEC5", "#B0BEC5"]]}], "label": "Topic 15", "method": "update"}, {"args": [{"marker.color": [["#B0BEC5", "#B0BEC5", "#B0BEC5", "#B0BEC5", "#B0BEC5", "#B0BEC5", "#B0BEC5", "#B0BEC5", "#B0BEC5", "#B0BEC5", "#B0BEC5", "#B0BEC5", "#B0BEC5", "#B0BEC5", "#B0BEC5", "#B0BEC5", "red", "#B0BEC5", "#B0BEC5", "#B0BEC5", "#B0BEC5", "#B0BEC5", "#B0BEC5", "#B0BEC5", "#B0BEC5", "#B0BEC5", "#B0BEC5", "#B0BEC5", "#B0BEC5", "#B0BEC5"]]}], "label": "Topic 16", "method": "update"}, {"args": [{"marker.color": [["#B0BEC5", "#B0BEC5", "#B0BEC5", "#B0BEC5", "#B0BEC5", "#B0BEC5", "#B0BEC5", "#B0BEC5", "#B0BEC5", "#B0BEC5", "#B0BEC5", "#B0BEC5", "#B0BEC5", "#B0BEC5", "#B0BEC5", "#B0BEC5", "#B0BEC5", "red", "#B0BEC5", "#B0BEC5", "#B0BEC5", "#B0BEC5", "#B0BEC5", "#B0BEC5", "#B0BEC5", "#B0BEC5", "#B0BEC5", "#B0BEC5", "#B0BEC5", "#B0BEC5"]]}], "label": "Topic 17", "method": "update"}, {"args": [{"marker.color": [["#B0BEC5", "#B0BEC5", "#B0BEC5", "#B0BEC5", "#B0BEC5", "#B0BEC5", "#B0BEC5", "#B0BEC5", "#B0BEC5", "#B0BEC5", "#B0BEC5", "#B0BEC5", "#B0BEC5", "#B0BEC5", "#B0BEC5", "#B0BEC5", "#B0BEC5", "#B0BEC5", "red", "#B0BEC5", "#B0BEC5", "#B0BEC5", "#B0BEC5", "#B0BEC5", "#B0BEC5", "#B0BEC5", "#B0BEC5", "#B0BEC5", "#B0BEC5", "#B0BEC5"]]}], "label": "Topic 18", "method": "update"}, {"args": [{"marker.color": [["#B0BEC5", "#B0BEC5", "#B0BEC5", "#B0BEC5", "#B0BEC5", "#B0BEC5", "#B0BEC5", "#B0BEC5", "#B0BEC5", "#B0BEC5", "#B0BEC5", "#B0BEC5", "#B0BEC5", "#B0BEC5", "#B0BEC5", "#B0BEC5", "#B0BEC5", "#B0BEC5", "#B0BEC5", "red", "#B0BEC5", "#B0BEC5", "#B0BEC5", "#B0BEC5", "#B0BEC5", "#B0BEC5", "#B0BEC5", "#B0BEC5", "#B0BEC5", "#B0BEC5"]]}], "label": "Topic 19", "method": "update"}, {"args": [{"marker.color": [["#B0BEC5", "#B0BEC5", "#B0BEC5", "#B0BEC5", "#B0BEC5", "#B0BEC5", "#B0BEC5", "#B0BEC5", "#B0BEC5", "#B0BEC5", "#B0BEC5", "#B0BEC5", "#B0BEC5", "#B0BEC5", "#B0BEC5", "#B0BEC5", "#B0BEC5", "#B0BEC5", "#B0BEC5", "#B0BEC5", "red", "#B0BEC5", "#B0BEC5", "#B0BEC5", "#B0BEC5", "#B0BEC5", "#B0BEC5", "#B0BEC5", "#B0BEC5", "#B0BEC5"]]}], "label": "Topic 20", "method": "update"}, {"args": [{"marker.color": [["#B0BEC5", "#B0BEC5", "#B0BEC5", "#B0BEC5", "#B0BEC5", "#B0BEC5", "#B0BEC5", "#B0BEC5", "#B0BEC5", "#B0BEC5", "#B0BEC5", "#B0BEC5", "#B0BEC5", "#B0BEC5", "#B0BEC5", "#B0BEC5", "#B0BEC5", "#B0BEC5", "#B0BEC5", "#B0BEC5", "#B0BEC5", "red", "#B0BEC5", "#B0BEC5", "#B0BEC5", "#B0BEC5", "#B0BEC5", "#B0BEC5", "#B0BEC5", "#B0BEC5"]]}], "label": "Topic 21", "method": "update"}, {"args": [{"marker.color": [["#B0BEC5", "#B0BEC5", "#B0BEC5", "#B0BEC5", "#B0BEC5", "#B0BEC5", "#B0BEC5", "#B0BEC5", "#B0BEC5", "#B0BEC5", "#B0BEC5", "#B0BEC5", "#B0BEC5", "#B0BEC5", "#B0BEC5", "#B0BEC5", "#B0BEC5", "#B0BEC5", "#B0BEC5", "#B0BEC5", "#B0BEC5", "#B0BEC5", "red", "#B0BEC5", "#B0BEC5", "#B0BEC5", "#B0BEC5", "#B0BEC5", "#B0BEC5", "#B0BEC5"]]}], "label": "Topic 22", "method": "update"}, {"args": [{"marker.color": [["#B0BEC5", "#B0BEC5", "#B0BEC5", "#B0BEC5", "#B0BEC5", "#B0BEC5", "#B0BEC5", "#B0BEC5", "#B0BEC5", "#B0BEC5", "#B0BEC5", "#B0BEC5", "#B0BEC5", "#B0BEC5", "#B0BEC5", "#B0BEC5", "#B0BEC5", "#B0BEC5", "#B0BEC5", "#B0BEC5", "#B0BEC5", "#B0BEC5", "#B0BEC5", "red", "#B0BEC5", "#B0BEC5", "#B0BEC5", "#B0BEC5", "#B0BEC5", "#B0BEC5"]]}], "label": "Topic 23", "method": "update"}, {"args": [{"marker.color": [["#B0BEC5", "#B0BEC5", "#B0BEC5", "#B0BEC5", "#B0BEC5", "#B0BEC5", "#B0BEC5", "#B0BEC5", "#B0BEC5", "#B0BEC5", "#B0BEC5", "#B0BEC5", "#B0BEC5", "#B0BEC5", "#B0BEC5", "#B0BEC5", "#B0BEC5", "#B0BEC5", "#B0BEC5", "#B0BEC5", "#B0BEC5", "#B0BEC5", "#B0BEC5", "#B0BEC5", "red", "#B0BEC5", "#B0BEC5", "#B0BEC5", "#B0BEC5", "#B0BEC5"]]}], "label": "Topic 24", "method": "update"}, {"args": [{"marker.color": [["#B0BEC5", "#B0BEC5", "#B0BEC5", "#B0BEC5", "#B0BEC5", "#B0BEC5", "#B0BEC5", "#B0BEC5", "#B0BEC5", "#B0BEC5", "#B0BEC5", "#B0BEC5", "#B0BEC5", "#B0BEC5", "#B0BEC5", "#B0BEC5", "#B0BEC5", "#B0BEC5", "#B0BEC5", "#B0BEC5", "#B0BEC5", "#B0BEC5", "#B0BEC5", "#B0BEC5", "#B0BEC5", "red", "#B0BEC5", "#B0BEC5", "#B0BEC5", "#B0BEC5"]]}], "label": "Topic 25", "method": "update"}, {"args": [{"marker.color": [["#B0BEC5", "#B0BEC5", "#B0BEC5", "#B0BEC5", "#B0BEC5", "#B0BEC5", "#B0BEC5", "#B0BEC5", "#B0BEC5", "#B0BEC5", "#B0BEC5", "#B0BEC5", "#B0BEC5", "#B0BEC5", "#B0BEC5", "#B0BEC5", "#B0BEC5", "#B0BEC5", "#B0BEC5", "#B0BEC5", "#B0BEC5", "#B0BEC5", "#B0BEC5", "#B0BEC5", "#B0BEC5", "#B0BEC5", "red", "#B0BEC5", "#B0BEC5", "#B0BEC5"]]}], "label": "Topic 26", "method": "update"}, {"args": [{"marker.color": [["#B0BEC5", "#B0BEC5", "#B0BEC5", "#B0BEC5", "#B0BEC5", "#B0BEC5", "#B0BEC5", "#B0BEC5", "#B0BEC5", "#B0BEC5", "#B0BEC5", "#B0BEC5", "#B0BEC5", "#B0BEC5", "#B0BEC5", "#B0BEC5", "#B0BEC5", "#B0BEC5", "#B0BEC5", "#B0BEC5", "#B0BEC5", "#B0BEC5", "#B0BEC5", "#B0BEC5", "#B0BEC5", "#B0BEC5", "#B0BEC5", "red", "#B0BEC5", "#B0BEC5"]]}], "label": "Topic 27", "method": "update"}, {"args": [{"marker.color": [["#B0BEC5", "#B0BEC5", "#B0BEC5", "#B0BEC5", "#B0BEC5", "#B0BEC5", "#B0BEC5", "#B0BEC5", "#B0BEC5", "#B0BEC5", "#B0BEC5", "#B0BEC5", "#B0BEC5", "#B0BEC5", "#B0BEC5", "#B0BEC5", "#B0BEC5", "#B0BEC5", "#B0BEC5", "#B0BEC5", "#B0BEC5", "#B0BEC5", "#B0BEC5", "#B0BEC5", "#B0BEC5", "#B0BEC5", "#B0BEC5", "#B0BEC5", "red", "#B0BEC5"]]}], "label": "Topic 28", "method": "update"}, {"args": [{"marker.color": [["#B0BEC5", "#B0BEC5", "#B0BEC5", "#B0BEC5", "#B0BEC5", "#B0BEC5", "#B0BEC5", "#B0BEC5", "#B0BEC5", "#B0BEC5", "#B0BEC5", "#B0BEC5", "#B0BEC5", "#B0BEC5", "#B0BEC5", "#B0BEC5", "#B0BEC5", "#B0BEC5", "#B0BEC5", "#B0BEC5", "#B0BEC5", "#B0BEC5", "#B0BEC5", "#B0BEC5", "#B0BEC5", "#B0BEC5", "#B0BEC5", "#B0BEC5", "#B0BEC5", "red"]]}], "label": "Topic 29", "method": "update"}]}], "title": {"text": "Top 30 Topics - Negative Reviews"}, "width": 650, "xaxis": {"anchor": "y", "domain": [0, 1], "range": [-18.64, 29.44], "title": {"text": "Dimension 1 (D1)"}, "visible": false}, "yaxis": {"anchor": "x", "domain": [0, 1], "range": [-17.65, 22.45], "title": {"text": "Dimension 2 (D2)"}, "visible": false}}}
